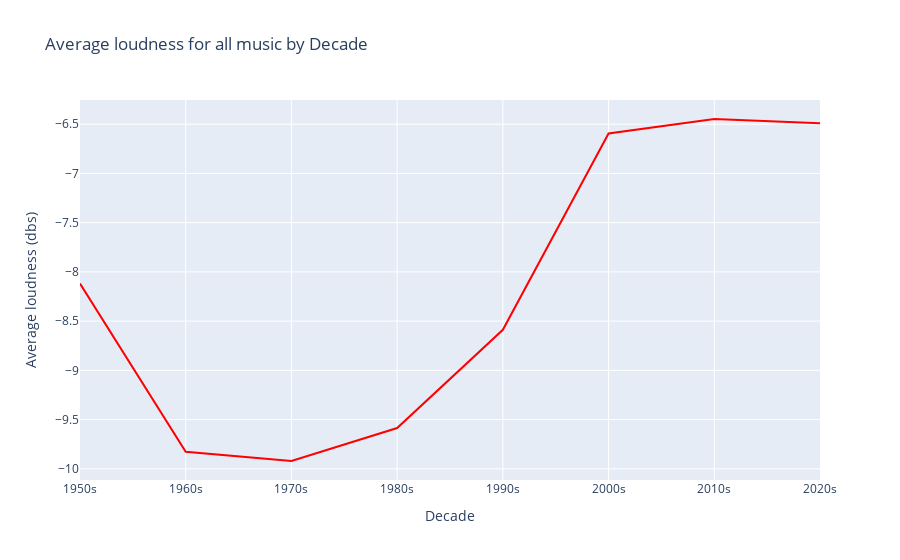

The code cell stored with this chart in its notebook:
### Code cell
#Are songs getting Louder? 
# -7 is louder than -10, meaning songs are at an all time high in loudness 
def plot_genre_loudness(genre):
    if genre == 'all':
        selected_data = big_df
        selected_data = selected_data.groupby('decade').mean(numeric_only=True)
    else:
        selected_data = big_df[big_df['main_genre'] == genre]
        selected_data = selected_data.groupby('decade').mean(numeric_only=True)
    fig = go.Figure(data=go.Scatter(x=selected_data.index, y=selected_data['loudness'], mode='lines'))
    fig.update_traces(line_color='red')
    fig.update_layout(title=f'Average loudness for {genre} music by Decade', xaxis_title='Decade', yaxis_title='Average loudness (dbs)')
    fig.show()
plot_genre_loudness('all')

### Figure 1 — Plotly figure (JSON) as saved in the notebook; plotly's stock layout.template omitted (floating-point values rounded to 4 significant figures)
{"data": [{"line": {"color": "red"}, "mode": "lines", "type": "scatter", "x": ["1950s", "1960s", "1970s", "1980s", "1990s", "2000s", "2010s", "2020s"], "y": [-8.119, -9.827, -9.92, -9.585, -8.588, -6.594, -6.447, -6.49]}], "layout": {"autosize": true, "title": {"text": "Average loudness for all music by Decade"}, "xaxis": {"autorange": true, "range": [0, 7], "title": {"text": "Decade"}, "type": "category"}, "yaxis": {"autorange": true, "range": [-10.11, -6.254], "title": {"text": "Average loudness (dbs)"}, "type": "linear"}}}
